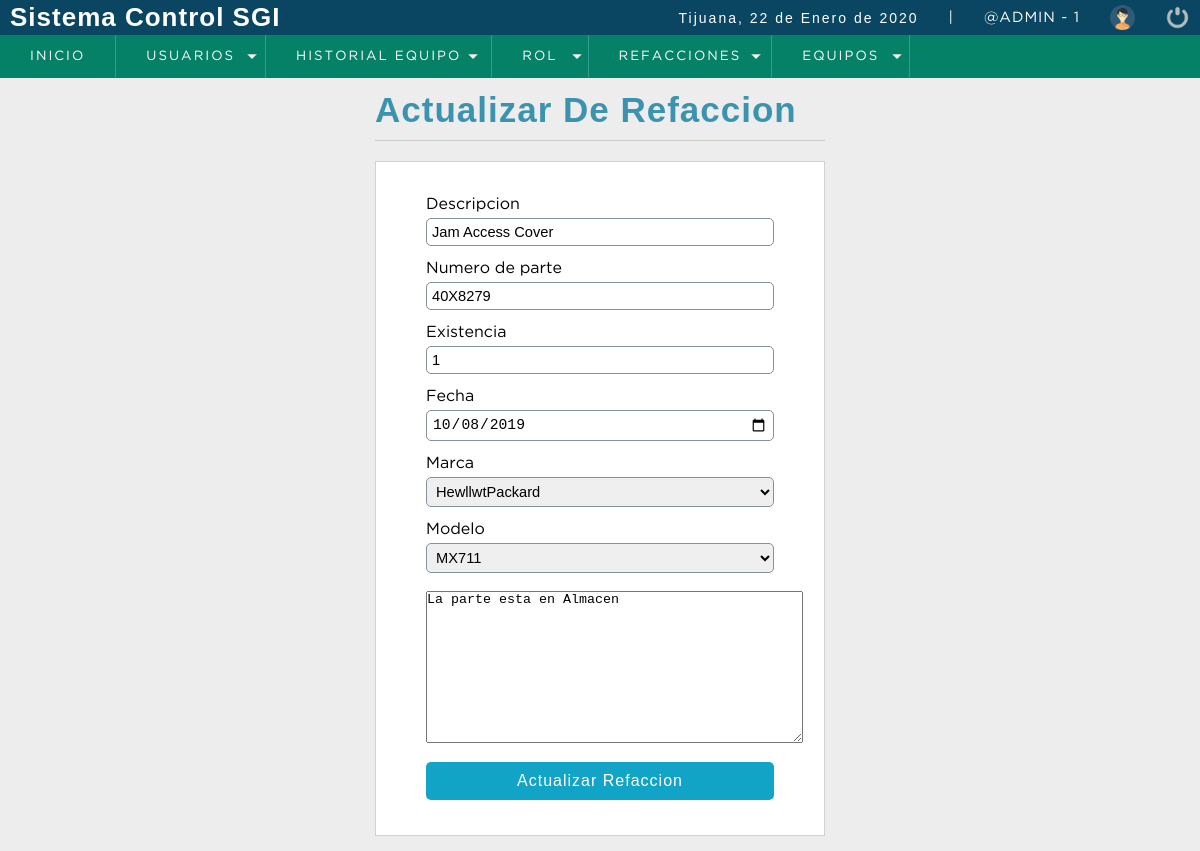
/sistema/editar_refaccion.php?id=3 (signed in), run on the app's committed database.
### tables this page shows
CREATE TABLE t_Refaccion
(
  id_refaccion INTEGER UNSIGNED PRIMARY KEY AUTO_INCREMENT,
  descripcion VARCHAR(80) NOT NULL,
  num_parte VARCHAR(45) UNIQUE NOT NULL,
  existencia tinyint DEFAULT 1,
  fecha DATE NOT NULL,
  id_marca INTEGER UNSIGNED NOT NULL,
  id_modelo INTEGER UNSIGNED NOT NULL,
  observaciones TEXT NULL,
  FOREIGN KEY(id_marca) REFERENCES t_Marca(id_marca)
    ON DELETE RESTRICT ON UPDATE CASCADE,
  FOREIGN KEY(id_modelo) REFERENCES t_Modelo(id_modelo)
    ON DELETE RESTRICT ON UPDATE CASCADE    
);

### conexion.php (called while the page is built, shortened)
<?php
  class Conexion
  {
    private static $host = 'localhost';
    private static $user = 'servicios';
    private static $password = 'pcnay2003';
    private static $db_name = 'ordenservicios';
    private static $db_charset = 'uft8';
    public $conexion;
    public $query;
    public $rows = array();
    public function db_open()
    {
      $this->conexion = new mysqli(self::$host,
      self::$user,
      self::$password,
      self::$db_name);
      $this->conexion->set_charset(self::$db_charset);
    }
    public function get_query()
    {
      $result = $this->conexion->query($this->query);
      while ($this->rows[] = $result->fetch_assoc() );
      array_pop($this->rows);
      $datos2 = array();
      if (!empty($this->rows))
      {
        foreach ($this->rows as $nombreCampo => $contenidoCampo)
        {
          array_push($datos2,$contenidoCampo);
        }
      }
      return $datos2;
    }
  }
?>

### sistema/editar_refaccion.php (the view, shortened to what this page needs)
<?php
  include "../conexion.php";
  if (empty($_GET['id']))
  {
    header ('Location:lista_refaccion.php');
  }
  else
  {
    $id_refaccion = $_GET['id'];
    $conectar = new Conexion();
    $conectar->query = "SELECT id_refaccion,descripcion,num_parte,existencia,fecha,id_marca,id_modelo,observaciones FROM t_Refaccion WHERE id_refaccion = $id_refaccion ";
    $datos2 = $conectar->get_query();
    if (empty($datos2))
    {
      header ('Location:lista_refaccion.php');
    }
    else
    {
      for ($n=0;$n<count($datos2);$n++)
      {
        $descripcion = $datos2[$n]['descripcion'];
        $num_parte = $datos2[$n]['num_parte'];
        $existencia = $datos2[$n]['existencia'];
        $fecha = $datos2[$n]['fecha'];
        $id_marca = $datos2[$n]['id_marca'];
				$id_modelo = $datos2[$n]['id_modelo'];
				$observaciones = $datos2[$n]['observaciones'];
      }
      $conectar = new Conexion();
      $conectar->query = "SELECT id_marca,descripcion FROM t_Marca";
      $datos2 = $conectar->get_query();
      $marcas_select = '';
      for ($n=0; $n<count($datos2); $n++)
      {
        $selected = ($id_marca==$datos2[$n]['id_marca']) ? 'selected':'';
        $marcas_select .= '<option value ="'.$datos2[$n]['id_marca'].'"'.$selected.'>'.$datos2[$n]['descripcion'].'</option>';
      }
      $conectar = new Conexion();
      $conectar->query = "SELECT id_modelo,descripcion FROM t_Modelo";
      $datos2 = $conectar->get_query();
      $modelo_select = '';
      for ($n=0; $n<count($datos2); $n++)
      {
        $selected = ($id_modelo==$datos2[$n]['id_modelo']) ? 'selected':'';
        $modelo_select .= '<option value ="'.$datos2[$n]['id_modelo'].'"'.$selected.'>'.$datos2[$n]['descripcion'].'</option>';
      }
    }
  }
?>
<!DOCTYPE html>
<html lang="en">
<head>
	<?php include "include/scripts.php"; ?>
</head>
<body>
	<?php include "include/header.php" ?>
	<section id="container">
    <div class="form_register">
      <h1>Actualizar De Refaccion</h1>
      <hr>
      <form action ="" method="post">
        <label for="descripcion">Descripcion</label>
        <input type="text" name="descripcion" id = "descripcion" placeholder="Descripcion" value = "<?php echo $descripcion; ?>">
        <label for="num_parte">Numero de parte</label>
        <input type="text" name="num_parte" id = "num_parte" placeholder="Número de Parte" value = "<?php echo $num_parte
        ; ?>">
        <label for="existencia">Existencia</label>
        <input type="number" name="existencia" id = "existencia" placeholder="Existencia" value = "<?php echo $existencia; ?>">
        <label for="fecha">Fecha</label>
        <input type="date" name="fecha" id = "fecha" placeholder="Fecha De Captura" value = "<?php echo $fecha; ?>">
        <label for="marca">Marca</label>
        <select name="id_marca" id="id_marca" placeholder="Marcas">
            <?php echo $marcas_select; ?>
        </select>
        <label for="modelo">Modelo</label>
        <select name="id_modelo" id="id_modelo" placeholder="Modelo">
            <?php echo $modelo_select; ?>
        </select>
				<br/>
        <textarea name="observaciones" cols="45" rows="10" placeholder="Observaciones" ><?php echo $observaciones; ?></textarea>
        <input type="submit" value="Actualizar Refaccion" class="btn_save">
      </form>
    </div>
	</section>
</body>
</html>

### sistema/css/style.css (style rules this page uses)
* { margin: 0; padding: 0; box-sizing: border-box; }
body { background: #ededed; }
h1, h2, h3, h4, h5, h6 { font-family: 'arial'; font-weight: bold; letter-spacing: 1px; }
h1 { font-size: 26px; }
#container { padding: 90px 15px 15px; }
.form_register { width:450px; margin:auto; }
.form_register h1 { color:#3c93b0 }
hr { border:0; background:#CCC; height:1px; margin:10px 0; display:block; }
form { background:#FFF; margin:auto; padding:20px 50px; border:1px solid #d1d1d1; }
label { display:block; font-size:12pt; font-family:'GothamBook'; margin:15px auto 5px auto; }
input, select { display:block; width:100%; font-size:11pt; padding:5px; border:1px solid #85929e; border-radius:5px; }
.btn_save { font-size:12pt; background:#12a4c6; padding:10px; color:#FFF; letter-spacing:1px; border:0px; cursor:pointer; margin:15px auto; }
#container h1 { font-size:35px; display:inline-block; }

### data on the page
t_refaccion: descripcion "Jam Access Cover", num_parte "40X8279", existencia "1", fecha "10/08/2019", observaciones "La parte esta en Almacen"

### other printed values
fechaC() "22 de Enero de 2020"
$_SESSION['usuario'] "@ADMIN"
$_SESSION['id_rol'] "1"
form field id_marca "HewllwtPackard"
form field id_modelo "MX711"
